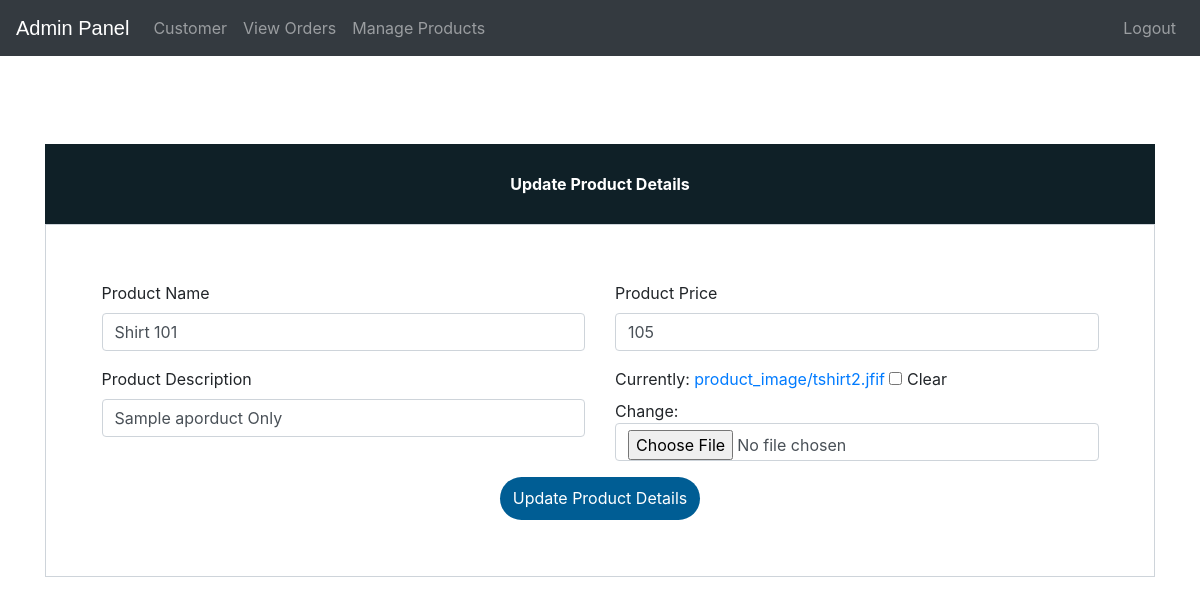
The app's page /update-product/1 (signed in) with its own data.
### ecom/models.py (models this page shows, shortened)
class Product(models.Model):
    name=models.CharField(max_length=40)
    product_image= models.ImageField(upload_to='product_image/',null=True,blank=True)
    price = models.PositiveIntegerField()
    description=models.CharField(max_length=40)

### ecom/views.py (the view)
# urls.py: path('update-product/<int:pk>', views.update_product_view,name='update-product'),
@login_required(login_url='adminlogin')
def update_product_view(request,pk):
    product=models.Product.objects.get(id=pk)
    productForm=forms.ProductForm(instance=product)
    if request.method=='POST':
        productForm=forms.ProductForm(request.POST,request.FILES,instance=product)
        if productForm.is_valid():
            productForm.save()
            return redirect('admin-products')
    return render(request,'ecom/admin_update_product.html',{'productForm':productForm})

### ecom/forms.py
class ProductForm(forms.ModelForm):
    class Meta:
        model=models.Product
        fields=['name','price','description','product_image']

### templates/ecom/admin_update_product.html (shortened to what this page needs)
{% extends 'ecom/admin_base.html' %} {% load widget_tweaks %} {% block content %}
<head>
    <link href="//maxcdn.bootstrapcdn.com/bootstrap/4.1.1/css/bootstrap.min.css" rel="stylesheet" id="bootstrap-css">
</head>
<br><br><br><br><br><br>
<form method="post" enctype="multipart/form-data">
    <div class="container register-form">
        <div class="form">
            <div class="note">
                <p>Update Product Details</p>
            </div>
            <div class="form-content">
                <div class="row">
                    <div class="col-md-6">
                        <div class="form-group">
                            <label for="">Product Name</label> {% render_field productForm.name class="form-control" placeholder="Product Name" %}
                        </div>
                        <div class="form-group">
                            <label for="">Product Description</label> {% render_field productForm.description class="form-control" placeholder="Description" %}
                        </div>
                    </div>
                    <div class="col-md-6">
                        <div class="form-group">
                            <label for="">Product Price</label> {% render_field productForm.price class="form-control" placeholder="Price" %}
                        </div>
                        <div class="form-group">
                            {% render_field productForm.product_image class="form-control" placeholder="product_image" %}
                        </div>
                    </div>
                </div>
                <div>
                    <center><button type="submit" class="btnSubmit">Update Product Details</button></center>
                </div>
            </div>
        </div>
    </div>
</form>
{% endblock content %}

### templates/ecom/admin_base.html (style rules this page uses)
p { text-align: center; }

### templates/ecom/admin_update_product.html (style rules this page uses)
a:link { text-decoration: none; }
.note { text-align: center; height: 80px; background: #0F2027; color: #fff; font-weight: bold; line-height: 80px; }
.form-content { padding: 5%; border: 1px solid #ced4da; margin-bottom: 2%; }
.form-control { border-radius: 1.5rem; }
.btnSubmit { border: none; border-radius: 1.5rem; padding: 1%; width: 20%; cursor: pointer; background: #005d94; color: #fff; }

### records on screen
Product: name "Shirt 101", description "Sample aporduct Only", price "105"
